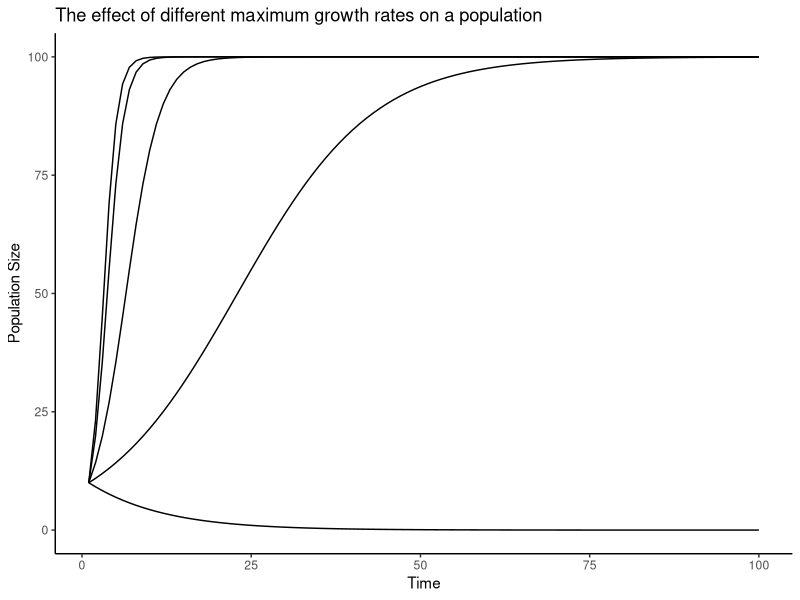
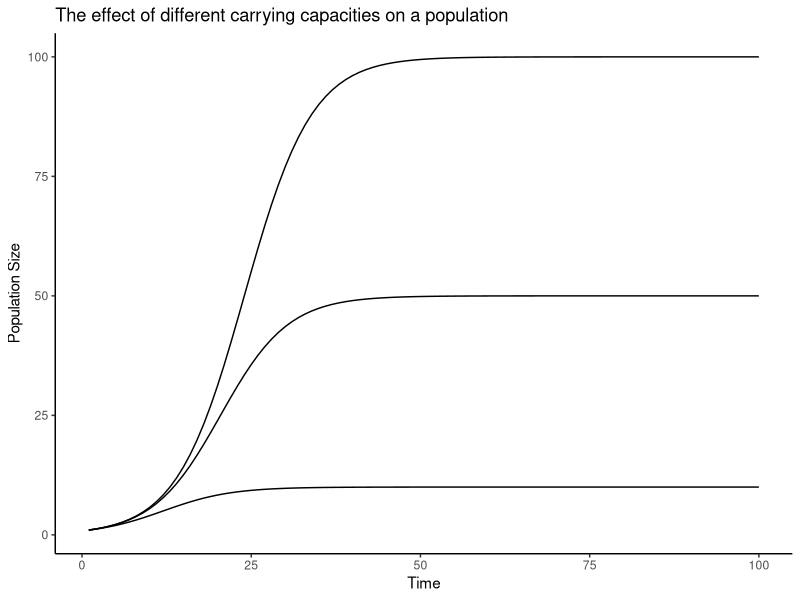
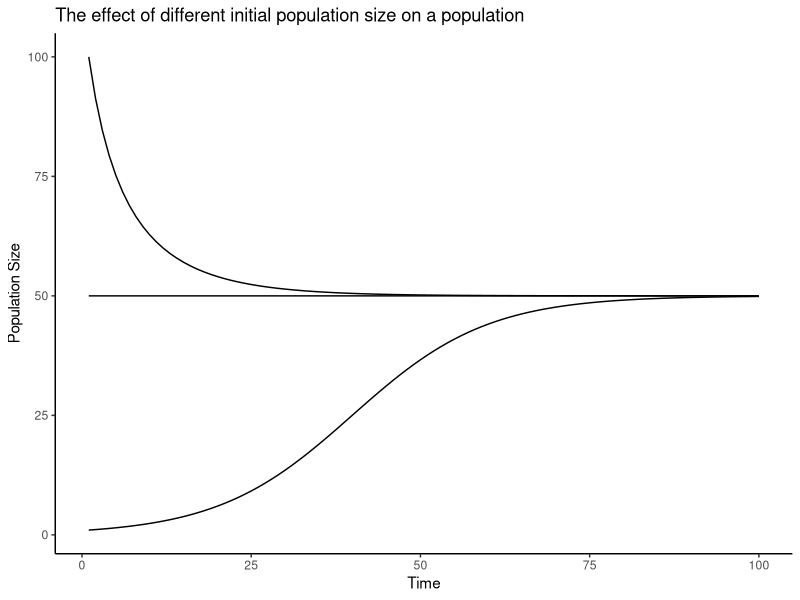
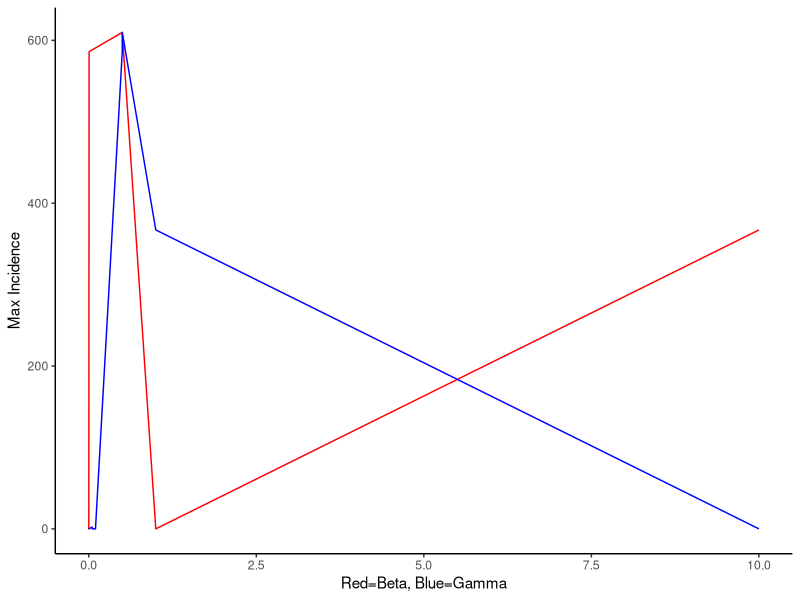
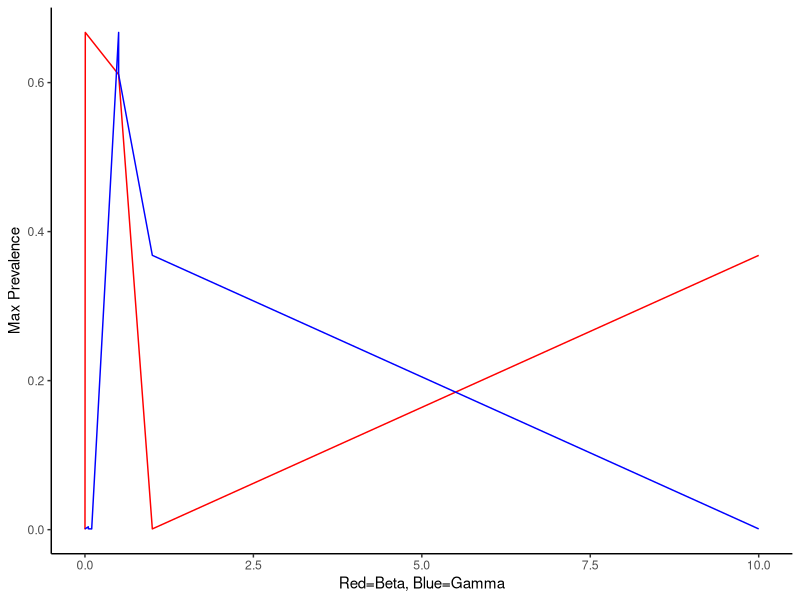
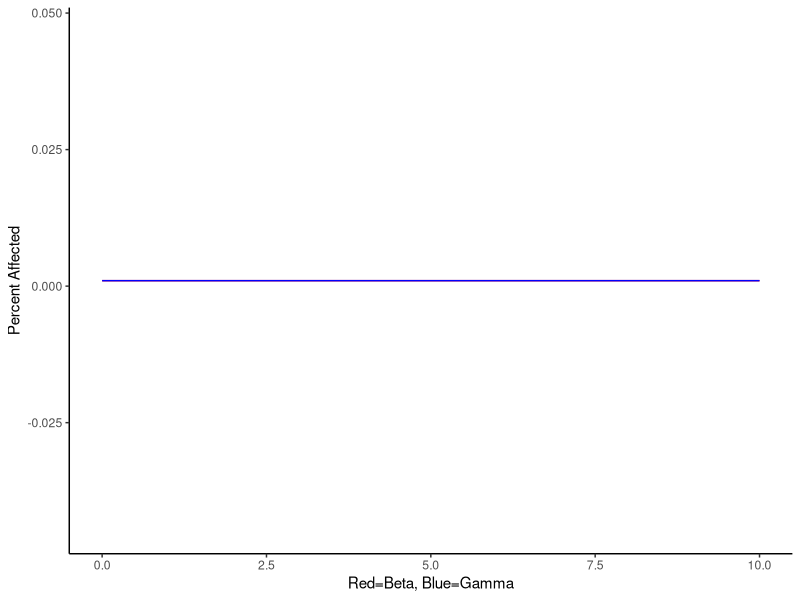
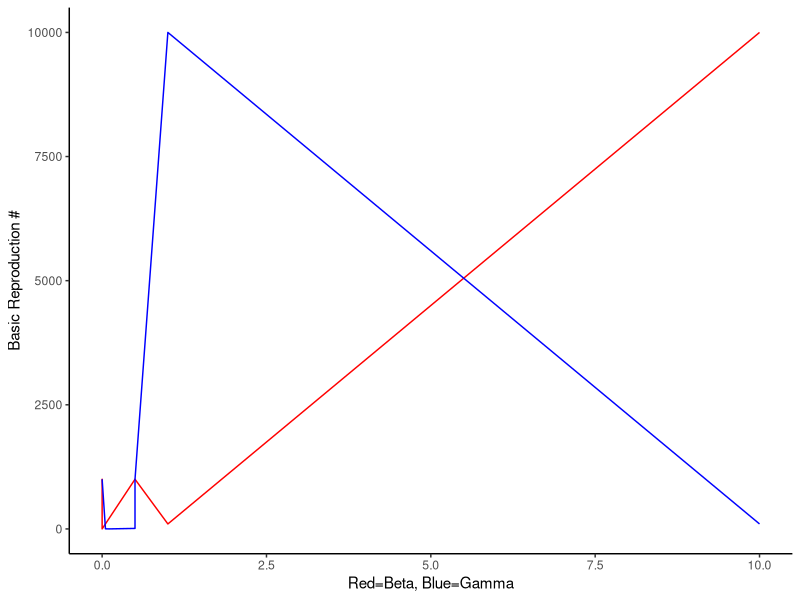
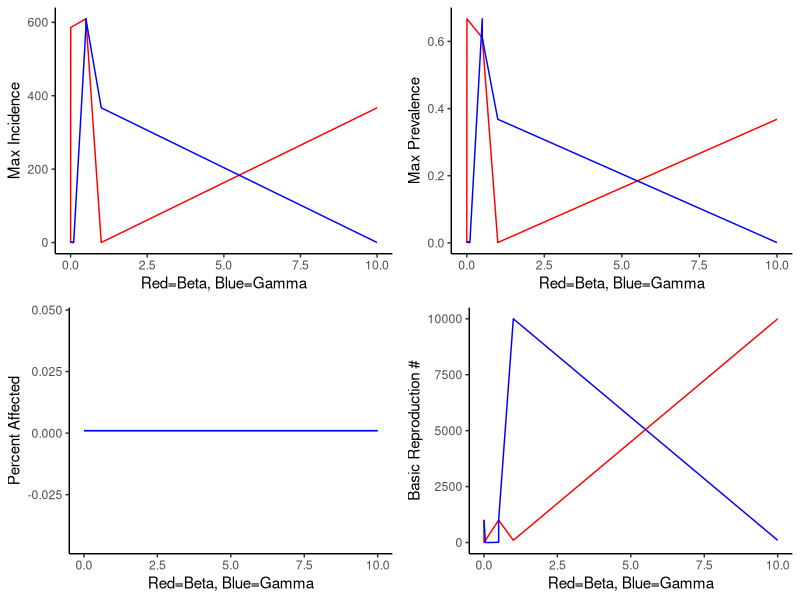

Generate these figures, in order, with R:
######### Question 1 pseudo-code
# load packages
# define custom model function
# set a 'pool' of values for the parameters of interest
# create a dataframe to store model output
# using a for loop to simulate with the different values of parameters
  # of interest
# 3 different plots based on how we set r, K, and N_0

library(deSolve)
library(ggplot2)

######################## Part 1 - different r values

# Custom function
ddSim = function(t,y,p){
  N=y
  r=p[1]
  K=p[2]
  dNdt=r*(1-N/K)*N
  
  return(list(dNdt))
}

# Define parameters
r=c(-0.1,0.1,0.4,0.8,1.0)
N0=10
times=1:100

# Create output dataframe
modelOutput=data.frame(matrix(NA, ncol=6, nrow=length(times)))
colnames(modelOutput)=c("time", "P1", "P2","P3","P4","P5")
modelOutput[,1]=times

# For loop for the different r values
for(i in 1:length(r)){
  params=c(r[i],100)
  modelSim=ode(y=N0, times=times, func=ddSim, parms=params)
  modelOutput[,i+1]=modelSim[,2]
}

# Plot for 5 different r populations
ggplot() + geom_line(data=modelOutput,aes(x=time,y=P1)) +
  geom_line(data=modelOutput,aes(x=time,y=P2)) +
  geom_line(data=modelOutput,aes(x=time,y=P3)) +
  geom_line(data=modelOutput,aes(x=time,y=P4)) +
  geom_line(data=modelOutput,aes(x=time,y=P5)) +
  theme_classic() + xlab("Time") + ylab("Population Size") +
  ggtitle("The effect of different maximum growth rates on a population")


######################## Part 2 - different K values

# Custom function
ddSim_K = function(t,y,p){
  N=y
  K=p[1]
  r=p[2]
  dNdt=r*(1-N/K)*N
  
  return(list(dNdt))
}

# Define parameters
K=c(10,50,100)
N0=1
times=1:100

# Create output dataframe
modelOutput_K=data.frame(matrix(NA, ncol=4, nrow=length(times)))
colnames(modelOutput_K)=c("time", "P1", "P2","P3")
modelOutput_K[,1]=times

# For loop for the different K values
for(i in 1:length(K)){
  params=c(K[i],0.2)
  modelSim_K=ode(y=N0, times=times, func=ddSim_K, parms=params)
  modelOutput_K[,i+1]=modelSim_K[,2]
}

# Plot for 3 different K populations
ggplot() + geom_line(data=modelOutput_K,aes(x=time,y=P1)) +
  geom_line(data=modelOutput_K,aes(x=time,y=P2)) +
  geom_line(data=modelOutput_K,aes(x=time,y=P3)) +
  theme_classic() + xlab("Time") + ylab("Population Size") +
  ggtitle("The effect of different carrying capacities on a population")


######################## Part 3 - different N0 values

# Custom function
ddSim_N0 = function(t,y,p){
  N=y
  r=p[1]
  K=p[2]
  dNdt=r*(1-N/K)*N
  
  return(list(dNdt))
}

# Define parameters
params=c(0.1,50)
N0=c(1,50,100)
times=1:100

# Create output dataframe
modelOutput_N0=data.frame(matrix(NA, ncol=4, nrow=length(times)))
colnames(modelOutput_N0)=c("time", "P1", "P2","P3")
modelOutput_N0[,1]=times

# For loop for the 3 different N0 values
for(i in 1:length(N0)){
  N0=c(1,50,100)
  modelSim_N0=ode(y=N0[i], times=times, func=ddSim_N0, parms=params)
  modelOutput_N0[,i+1]=modelSim_N0[,2]
}

# Plot for 3 different N0 populations
ggplot() + geom_line(data=modelOutput_N0,aes(x=time,y=P1)) +
  geom_line(data=modelOutput_N0,aes(x=time,y=P2)) +
  geom_line(data=modelOutput_N0,aes(x=time,y=P3)) +
  theme_classic() + xlab("Time") + ylab("Population Size") +
  ggtitle("The effect of different initial population size on a population")


########## Question 2 pseudo-code
# start by drawing out a conceptual model
# running simulations
# data exploration - making plots of parameters of interest
  # scatter plots of difference response variables
    # different valeus of r - saturation curves, all starting and ending 
          # at the same place, but different slopes
    # different values of K - all starting at the same place, but ending 
          # in different places
    # different values of N_0 - all starting in different places, but 
          # ending at the same place
    # plot number of people (y-axis) vs time (x-axis)
          # Susceptible starts high and decreases over time
          # Infected increases, reaches max, then decreases
          # Recovered starts low and increases over time
          # max incidence is when S=I
          # max prevalence is when I is max
          # % affected is difference between R and I

## Question 2

library(deSolve)
library(gridExtra)


# SIR model
sir <- function(t, y, p){
  S=y[1]
  I=y[2]
  R=y[3]
  B=p[1]
  l=p[2]
  
  dSdt = -B*I*S
  dIdt = (B*I*S)-(l*I)
  dRdt = l*I
  
  return(list(c(dSdt,dIdt,dRdt)))
}



# Exploring with the given parameters, plus some additional

beta<-c(0.0005,0.005,0.0001,0.00005,0.0001,0.0002,0.0001,0.5,0.0000005,0.0000001,10,1)
gamma<-c(0.05,0.5,0.1,0.1,0.05,0.05,0.06,0.5,0.0000005,0.1,1,10)
results<-matrix(0,nrow = length(beta),ncol = 6)
colnames(results)<-c("Beta","Gamma","Max Daily Incidence","Max Daily Prevalence","Percent Affected","Basic Reproduction #")

for (i in 1:length(beta)){
  params=c(beta[i],gamma[i])
  init=c(999,1,0)
  times=c(1:500)
  
  modelsim = ode(y=init, times=times, func=sir, parms=params)
  modeloutput = data.frame(time=modelsim[,1], S=(modelsim[,2]), I=(modelsim[,3]), R=(modelsim[,4]))
  for (j in 1:length(modeloutput)){
    modeloutput$incidence[j] = modeloutput$I[j+1]-modeloutput$I[j]
    modeloutput$prevalence[j] = modeloutput$I[j]/(modeloutput$S[j]+modeloutput$I[j]+modeloutput$R[j])
    modeloutput$percentaffect[j] = (modeloutput$I[j]+modeloutput$R[j])/(modeloutput$S[j]+modeloutput$I[j]+modeloutput$R[j])
  }
  results[i,1] = beta[i]
  results[i,2] = gamma[i]
  results[i,3] = max(modeloutput$incidence)
  results[i,4] = max(modeloutput$prevalence)
  results[i,5] = modeloutput$percentaffect[500]
  results[i,6] = (beta[i]*(modeloutput$S[1]+modeloutput$I[1]+modeloutput$R[1]))/gamma[i]
}
results

# Plots to see effects of beta and gamma on each disease variable
incid<-ggplot()+
        theme_classic()+
        geom_line(aes(x=results[,1], y=results[,3]), color='red')+
        geom_line(aes(x=results[,2], y=results[,3]), color='blue')+
        labs(x="Red=Beta, Blue=Gamma",y="Max Incidence")
incid

prev<-ggplot()+
        theme_classic()+
        geom_line(aes(x=results[,1], y=results[,4]), color='red')+
        geom_line(aes(x=results[,2], y=results[,4]), color='blue')+
        labs(x="Red=Beta, Blue=Gamma",y="Max Prevalence")
prev   

pa<-ggplot()+
      theme_classic()+
      geom_line(aes(x=results[,1], y=results[,5]), color='red')+
      geom_line(aes(x=results[,2], y=results[,5]), color='blue')+
      labs(x="Red=Beta, Blue=Gamma",y="Percent Affected")
pa

R0<-ggplot()+
      theme_classic()+
      geom_line(aes(x=results[,1], y=results[,6]), color='red')+
      geom_line(aes(x=results[,2], y=results[,6]), color='blue')+
      labs(x="Red=Beta, Blue=Gamma",y="Basic Reproduction #")
R0

grid.arrange(incid,prev,pa,R0, nrow=2,ncol=2)
